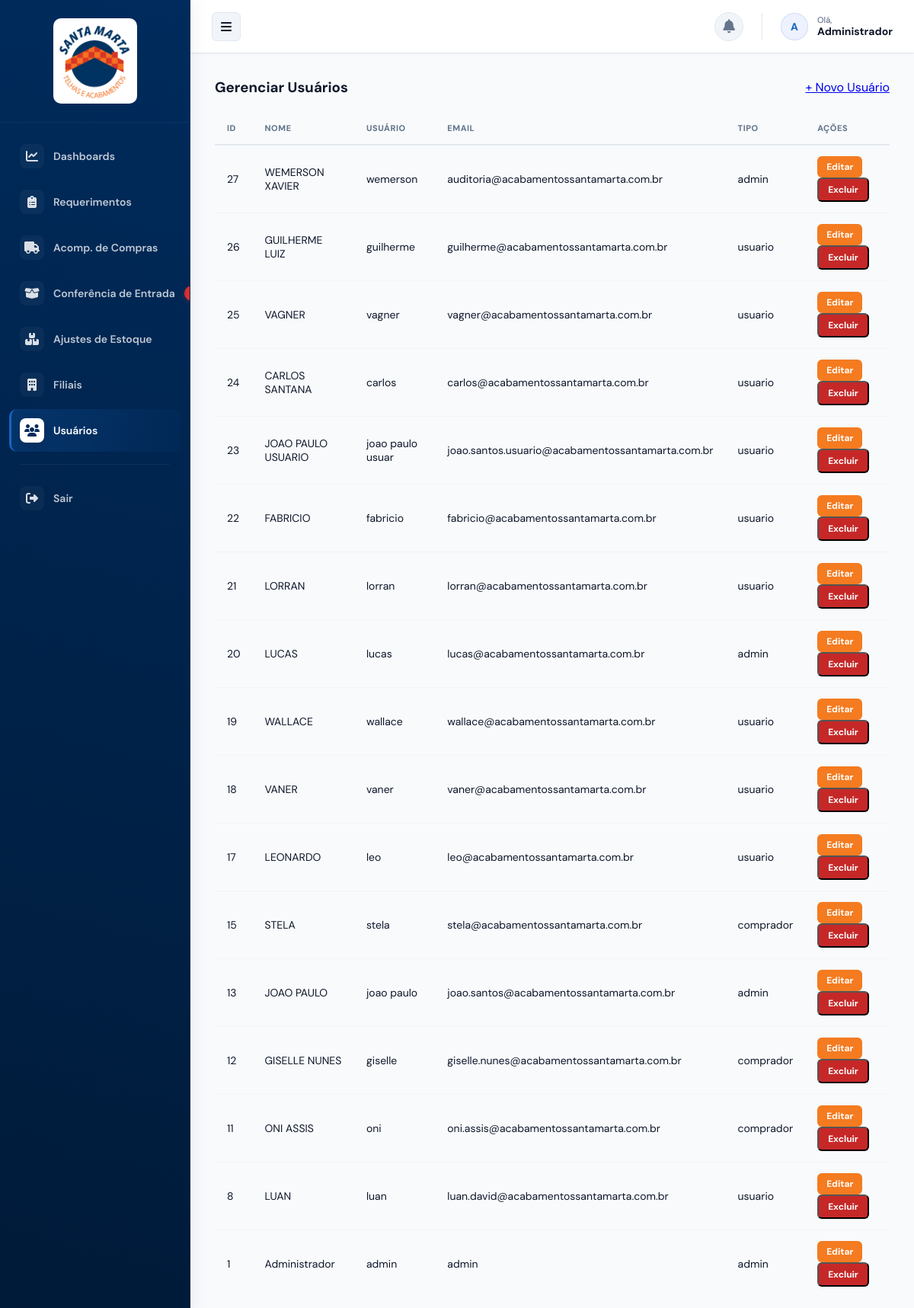
/usuarios (signed in), run on the app's committed database.
### tables this page shows
CREATE TABLE usuarios (
        id INTEGER PRIMARY KEY AUTOINCREMENT,
        nome TEXT NOT NULL,
        usuario TEXT UNIQUE,
        email TEXT UNIQUE,
        senha TEXT NOT NULL,
        tipo TEXT NOT NULL DEFAULT 'usuario',
        filial_id INTEGER
    );

### app.py (the view)
@app.route("/usuarios")
@login_required
def listar_usuarios():
    if session.get("tipo") != "admin":
        flash("Acesso negado.", "danger")
        return redirect(url_for("listar_chamados"))
    conn = get_db_connection()
    users = conn.execute("""
        SELECT u.*, f.nome as filial_nome
        FROM usuarios u
        LEFT JOIN filiais f ON u.filial_id=f.id
        ORDER BY u.id DESC
    """).fetchall()
    conn.close()
    return render_template("usuarios.html", usuarios=users)

### app.py (called while the page is built, shortened)
def login_required(f):
    @wraps(f)
    def wrapped(*args, **kwargs):
        if not session.get("user_id"):
            return redirect(url_for("login"))
        return f(*args, **kwargs)
    return wrapped

@app.context_processor
def inject_now():
    return {"now": lambda: datetime.now(pytz.UTC), "year": datetime.now(pytz.UTC).year}

def get_db_connection():
    conn = sqlite3.connect(DB_PATH)
    conn.row_factory = sqlite3.Row
    return conn

def csrf_token():
    token = session.get("_csrf_token")
    if not token:
        token = secrets.token_urlsafe(32)
        session["_csrf_token"] = token
    return token

@app.context_processor
def inject_security_helpers():
    return {"csrf_token": csrf_token, "static_version": "20260527-v2"}

@app.before_request
def enforce_csrf_protection():
    if request.method in ("GET", "HEAD", "OPTIONS"):
        return None

@app.after_request
def add_security_headers(response):
    response.headers.setdefault("X-Content-Type-Options", "nosniff")
    response.headers.setdefault("X-Frame-Options", "SAMEORIGIN")
    response.headers.setdefault("Referrer-Policy", "strict-origin-when-cross-origin")
    response.headers.setdefault("Permissions-Policy", "geolocation=(), microphone=(), camera=()")
    response.headers.setdefault("Cache-Control", "no-store" if session.get("user_id") else "no-cache")
    return response

### templates/usuarios.html (shortened to what this page needs)
{% extends 'layout.html' %}
{% block content %}
<div class="head"><h3>Gerenciar Usuários</h3><a class="btn" href="{{ url_for('novo_usuario') }}">+ Novo Usuário</a></div>
{% if usuarios %}
<table class="table">
<thead><tr><th>ID</th><th>Nome</th><th>Usuário</th><th>Email</th><th>Tipo</th><th>Ações</th></tr></thead>
<tbody>
  {% for u in usuarios %}
  <tr>
    <td>{{ u.id }}</td>
    <td>{{ u.nome }}</td>
    <td>{{ u.usuario or '-' }}</td>
    <td>{{ u.email or '-' }}</td>
    <td>{{ u.tipo }}</td>
    <td>
      <a class="btn-sm" href="{{ url_for('editar_usuario', id=u.id) }}">Editar</a>
      <form method="POST" action="{{ url_for('excluir_usuario', id=u.id) }}" style="display:inline" onsubmit="return confirm('Confirma exclusão deste usuário?');">
        <button class="btn-sm" style="background:#c62828">Excluir</button>
      </form>
    </td>
  </tr>
  {% endfor %}
</tbody>
</table>
{% else %}
<div class="card">Nenhum usuário.</div>
{% endif %}
{% endblock %}

### templates/layout.html (shortened to what this page needs)
<!doctype html>
<html lang="pt-br">
<head>
<link rel="stylesheet" href="{{ url_for('static', filename='style.css', v=static_version) }}">
<link rel="stylesheet" href="https://cdnjs.cloudflare.com/ajax/libs/font-awesome/6.5.0/css/all.min.css">
</head>
<body class="{% if session.get('sidebar_collapsed') %}sidebar-collapsed{% endif %}">
<nav class="sidebar" id="sidebar">
    <div class="sidebar-brand">
        <img src="{{ url_for('static', filename='logo.png') }}" class="logo" alt="logo">
    </div>
    <ul class="menu" id="menu-list">
        {% if session.get('tipo') != 'usuario' %}
        <li>
            <a href="{{ url_for('dashboard') }}"
               class="{% if request.endpoint=='dashboard' %}active{% endif %}"
               title="Dashboards">
                <i class="fa-solid fa-chart-line"></i>
                <span>Dashboards</span>
            </a>
        </li>
        {% endif %}
        <li>
            <a href="{{ url_for('listar_chamados') }}"
               class="{% if request.endpoint=='listar_chamados' %}active{% endif %}"
               title="Requerimentos">
                <i class="fa-solid fa-clipboard-list"></i>
                <span>Requerimentos</span>
            </a>
        </li>
        {% if session.get('tipo') in ['admin','comprador'] %}
        <li>
            <a href="{{ url_for('acompanhamento_compras') }}"
               class="{% if request.endpoint=='acompanhamento_compras' %}active{% endif %}"
               title="Acompanhamento de Compras">
                <i class="fa-solid fa-truck"></i>
                <span>Acomp. de Compras</span>
            </a>
        </li>
        {% endif %}
        {% if session.get('tipo') in ['admin','comprador','usuario'] %}
        <li>
            <a href="{{ url_for('conferencia') }}"
               class="{% if request.endpoint=='conferencia' %}active{% endif %}"
               title="Conferência de Entrada">
                <i class="fa-solid fa-box-open"></i>
                <span>Conferência de Entrada</span>
                <span id="conferenciaBadge" class="menu-badge" style="display: none !important;">0</span>
            </a>
        </li>
        {% endif %}
        <li>
            <a href="{{ url_for('furo_estoque') }}"
               class="{% if request.endpoint in ['furo_estoque','novo_furo','ver_furo'] %}active{% endif %}"
               title="Ajustes de Estoque">
                <i class="fa-solid fa-boxes-stacked"></i>
                <span>Ajustes de Estoque</span>
            </a>
        </li>
        {% if session.get('tipo') in ['admin','comprador','usuario'] %}
        <li>
            <a href="{{ url_for('listar_filiais') }}"
               class="{% if request.endpoint=='listar_filiais' %}active{% endif %}"
               title="Filiais">
                <i class="fa-solid fa-building"></i>
                <span>Filiais</span>
            </a>
        </li>
        <li>
            <a href="{{ url_for('listar_usuarios') }}"
               class="{% if request.endpoint=='listar_usuarios' %}active{% endif %}"
               title="Usuários">
                <i class="fa-solid fa-users"></i>
                <span>Usuários</span>
            </a>
        </li>
        {% endif %}
        <li class="menu-separator"></li>
        <li>
            <a href="{{ url_for('logout') }}" class="menu-logout" title="Sair">
                <i class="fa-solid fa-right-from-bracket"></i>
                <span>Sair</span>
            </a>
        </li>
    </ul>
</nav>
<header class="topbar">
    <button id="sidebar-toggle" class="btn-toggle" aria-label="Abrir/fechar menu">
        <i class="fa-solid fa-bars"></i>
    </button>
    <div class="topbar-right" style="margin-left: auto;">
        <div class="notification-area" id="notification-area">
            <div class="bell-wrapper">
                <i id="notificationBell" class="fa-solid fa-bell notification-bell" aria-hidden="true"></i>
            </div>
        </div>
        <div class="user-profile">
            <div class="user-avatar">
                {{ session.get('nome', 'U')[0] | upper }}
            </div>
            <div class="user-welcome">
                <span class="user-label">Olá,</span>
                <span class="user-name">{{ session.get('nome', 'Usuário') }}</span>
            </div>
        </div>
    </div>
</header>
<main class="main">
    <section class="content">
        {% block content %}{% endblock %}
    </section>
</main>
</body>
</html>

### templates/usuarios.html (style rules this page uses)
html,body,input,button,select,textarea { font-family:"DM Sans",system-ui,sans-serif !important; }

### templates/layout.html (style rules this page uses)
html,body,input,button,select,textarea { font-family:"DM Sans",system-ui,sans-serif !important; }

### data on the page
usuarios: get "Administrador", id "1", nome "Administrador", usuario "admin", email "admin", tipo "admin"
usuarios: id "27", nome "WEMERSON XAVIER", usuario "wemerson", email "auditoria@acabamentossantamarta.com.br", tipo "admin"
usuarios: id "26", nome "GUILHERME LUIZ", usuario "guilherme", email "guilherme@acabamentossantamarta.com.br", tipo "usuario"
usuarios: id "25", nome "VAGNER", usuario "vagner", email "vagner@acabamentossantamarta.com.br", tipo "usuario"
usuarios: id "24", nome "CARLOS SANTANA", usuario "carlos", email "carlos@acabamentossantamarta.com.br", tipo "usuario"
usuarios: id "23", nome "JOAO PAULO USUARIO", usuario "joao paulo usuar", email "joao.santos.usuario@acabamentossantamarta.com.br", tipo "usuario"
usuarios: id "22", nome "FABRICIO", usuario "fabricio", email "fabricio@acabamentossantamarta.com.br", tipo "usuario"
usuarios: id "21", nome "LORRAN", usuario "lorran", email "lorran@acabamentossantamarta.com.br", tipo "usuario"
usuarios: id "20", nome "LUCAS", usuario "lucas", email "lucas@acabamentossantamarta.com.br", tipo "admin"
usuarios: id "19", nome "WALLACE", usuario "wallace", email "wallace@acabamentossantamarta.com.br", tipo "usuario"
usuarios: id "18", nome "VANER", usuario "vaner", email "vaner@acabamentossantamarta.com.br", tipo "usuario"
usuarios: id "17", nome "LEONARDO", usuario "leo", email "leo@acabamentossantamarta.com.br", tipo "usuario"
usuarios: id "15", nome "STELA", usuario "stela", email "stela@acabamentossantamarta.com.br", tipo "comprador"
usuarios: id "13", nome "JOAO PAULO", usuario "joao paulo", email "joao.santos@acabamentossantamarta.com.br", tipo "admin"
usuarios: id "12", nome "GISELLE NUNES", usuario "giselle", email "giselle.nunes@acabamentossantamarta.com.br", tipo "comprador"
usuarios: id "11", nome "ONI ASSIS", usuario "oni", email "oni.assis@acabamentossantamarta.com.br", tipo "comprador"
usuarios: id "8", nome "LUAN", usuario "luan", email "luan.david@acabamentossantamarta.com.br", tipo "usuario"

### other printed values
{{ session.get('nome', 'U')[0] | upper }} "A"
